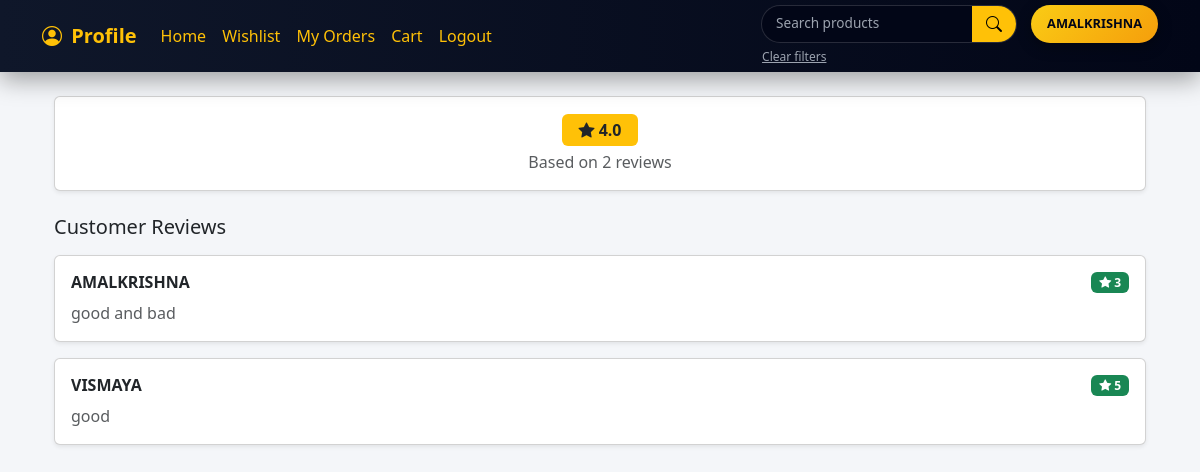
Page /produsts/ratringsAndReviews/3 (signed in) on the committed database.
### userapp/models.py (models this page shows, shortened)
class ReviewModel(models.Model):
    rating=models.PositiveIntegerField(null=True, blank=True)
    review=models.TextField(null=True, blank=True)
    product=models.ForeignKey('adminapp.Product',on_delete=models.CASCADE,related_name='reviews')
    customer=models.ForeignKey('userapp.Customerdetails',on_delete=models.CASCADE)
    created_at=models.DateTimeField(auto_now_add=True)
    class Meta:
        unique_together=('product','customer')

class Customerdetails(models.Model):
    mobile=models.CharField(max_length=10,unique=True)
    user=models.OneToOneField(User,on_delete=models.CASCADE)
    is_active=models.BooleanField(default=True)
    otp=models.CharField(max_length=6,null=True,blank=True)
    otp_created_at = models.DateTimeField(null=True, blank=True)
    address=models.ForeignKey(CustomerAddress,on_delete=models.CASCADE,null=True, blank=True)
    password_length = models.IntegerField(default=0)

### productapp/views.py (the view)
# urls.py: path('ratringsAndReviews/<int:id>',views.ratings_reviews,name='rating_review_page'),
def ratings_reviews(request,id):
    reviews=ReviewModel.objects.filter(product__id=id).order_by('id')
    rating=reviews.aggregate(rate=Avg('rating'),count=Count('rating'))
    paginater=Paginator(reviews,5)
    page=request.GET.get('page')
    reviews=paginater.get_page(page)
    return render(request,'ratings_reviews.html',{'rating':rating,'reviews':reviews})

### productapp/templates/ratings_reviews.html (shortened to what this page needs)
{% extends "navbar.html" %}
{% block content %}
<div class="container mt-4">
    <div class="card shadow-sm mb-4">
        <div class="card-body text-center">
            {% if rating.rate %}
                <h4 class="mb-1">
                    <span class="badge bg-warning text-dark px-3 py-2 fs-6">
                        <i class="bi bi-star-fill"></i>
                        {{ rating.rate|floatformat:1 }}
                    </span>
                </h4>
                <p class="text-muted mb-0">
                    Based on {{ rating.count }} review{{ rating.count|pluralize }}
                </p>
            {% else %}
                <p class="text-warning fw-bold mb-0">
                    No ratings yet
                </p>
            {% endif %}
        </div>
    </div>
    <h5 class="mb-3">Customer Reviews</h5>
    {% for i in reviews %}
        <div class="card shadow-sm mb-3">
            <div class="card-body">
                <div class="d-flex justify-content-between align-items-center mb-2">
                    <h6 class="mb-0 fw-bold">
                        {{ i.customer.user.username|upper }}
                    </h6>
                    <span class="badge bg-success">
                        <i class="bi bi-star-fill"></i> {{ i.rating }}
                    </span>
                </div>
                <p class="text-muted mb-0">
                    {{ i.review }}
                </p>
            </div>
        </div>
    {% empty %}
        <div class="alert alert-secondary text-center">
            No reviews available for this product.
        </div>
    {% endfor %}
</div>
{% endblock content %}

### userapp/templates/navbar.html (shortened to what this page needs)
<!DOCTYPE html>
<html lang="en">
<head>
    <link href="https://cdn.jsdelivr.net/npm/bootstrap@5.3.8/dist/css/bootstrap.min.css" rel="stylesheet">
    <link rel="stylesheet" href="https://cdn.jsdelivr.net/npm/bootstrap-icons@1.11.1/font/bootstrap-icons.css">
</head>
<body>
<nav class="navbar navbar-expand-lg fixed-top">
    <div class="container">
        <a class="navbar-brand text-warning" href="{% url 'profile' %}">
            <i class="bi bi-person-circle me-1"></i> Profile
        </a>
        <div class="collapse navbar-collapse" id="mainNavbar">
            <ul class="navbar-nav me-auto">
                {% if user.is_authenticated %}
                <li class="nav-item">
                    <a class="nav-link" href="{% url 'user_dashboard' %}">Home</a>
                </li>
                {% else %}
                <li class="nav-item">
                    <a class="nav-link" href="{% url 'main_home' %}">Home</a>
                </li>
                {% endif %}
                <li class="nav-item">
                    <a class="nav-link" href="{% url 'view_wishlist' %}">Wishlist</a>
                </li>
                <li class="nav-item">
                    <a class="nav-link" href="{% url 'my_order' %}">My Orders</a>
                </li>
                <li class="nav-item">
                    <a class="nav-link" href="{% url 'view_cart' %}">Cart</a>
                </li>
                {% if user.is_authenticated %}
                <li class="nav-item">
                    <a class="nav-link text-danger" href="{% url 'logout_view' %}">Logout</a>
                </li>
                {% else %}
                <li class="nav-item">
                    <a class="nav-link text-danger" href="{% url 'logout_view' %}">Login</a>
                </li>
                {% endif %}
            </ul>
            <div class="navbar-right">
                <div class="search-wrap">
                    <form method="get" class="search-form">
                        <input type="text"
                               name="search"
                               class="search-input"
                               placeholder="Search products"
                               value="{{ request.GET.search }}">
                        <button type="submit" class="search-btn">
                            <i class="bi bi-search"></i>
                        </button>
                    </form>
                    <form method="get">
                        <button class="btn btn-link clear-btn">Clear filters</button>
                    </form>
                </div>
                {% if request.user.is_authenticated %}
                <span class="username-badge">
                    {{ request.user.username|upper }}
                </span>
                {% endif %}
            </div>
        </div>
    </div>
</nav>
<div class="container">
    {% block content %}{% endblock %}
</div>
</body>
</html>

### userapp/templates/navbar.html (style rules this page uses)
:root { --nav-height: 72px; --accent: #ffc107; --dark: #020617; }
body { background-color: #f4f6f9; padding-top: var(--nav-height); }
.navbar { height: var(--nav-height); background: linear-gradient(90deg, #0f172a, #020617); box-shadow: 0 8px 24px rgba(0,0,0,.35); }
.navbar-brand { font-weight: 700; font-size: 1.25rem; }
.navbar-nav .nav-link { color: var(--accent) !important; font-weight: 500; padding: 6px 14px; border-radius: 8px; transition: all .25s ease; }
.navbar-right { display: flex; align-items: flex-start; gap: 14px; }
.search-wrap { display: flex; flex-direction: column; }
.search-form { display: flex; height: 38px; border-radius: 999px; overflow: hidden; background: var(--dark); border: 1px solid rgba(255,255,255,.15); }
.search-input { width: 210px; background: transparent; border: none; color: #fff; padding: 0 14px; font-size: .85rem; }
.search-input::placeholder { color: #9ca3af; }
.search-btn { width: 44px; background: var(--accent); border: none; display: flex; align-items: center; justify-content: center; }
.clear-btn { font-size: .75rem; color: #9ca3af; padding: 0; margin-top: 2px; }
.username-badge { height: 38px; display: flex; align-items: center; padding: 0 16px; background: linear-gradient(135deg, #facc15, #f59e0b); color: #020617; border-radius: 999px; font-weight: 700; font-size: .8rem; box-shadow: 0 4px 14px rgba(0,0,0,.35); }

### rows in the picture
ReviewModel: customer.user.username "AMALKRISHNA", rating "3", review "good and bad"
ReviewModel: customer.user.username "VISMAYA", rating "5", review "good"

### other values in the picture
{{ request.user.username|upper }} "AMALKRISHNA"
{{ rating.rate|floatformat:1 }} "4.0"
{{ rating.count }} "2"
